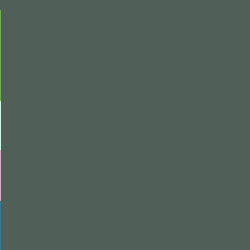
Frame 1 (no input)
Frame 60 (the mouse pressed at the canvas centre just before this capture): identical to frame 1, image omitted
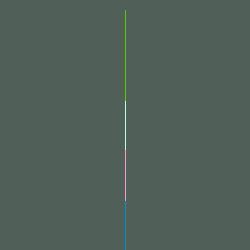
Frame 120 (the mouse held since frame 60 and released just before this capture)

The Processing sketch that drew these frames (run headless with seeded random() and noise(); from frame 60 on, the mouse is pressed at the canvas centre):

// Processing sketch: processing_18494
// ── processing_18494.pde

void setup(){
size(250, 250);
smooth();
}

void draw() 
{
  background(81, 95, 89);
  stroke(193, 255, 229);
  line(mouseX, 100, pmouseX, 200);
  stroke(155, 180, 97);
  line(mouseX, 90, pmouseX, 100);
  stroke(84, 203, 0);
  line(mouseX, 10, pmouseX, 100);
  stroke(0, 137, 203);
  line(mouseX, 150, pmouseX, 250);
  stroke(255, 157, 206);
  line(mouseX, 150, pmouseX, 200);
}
